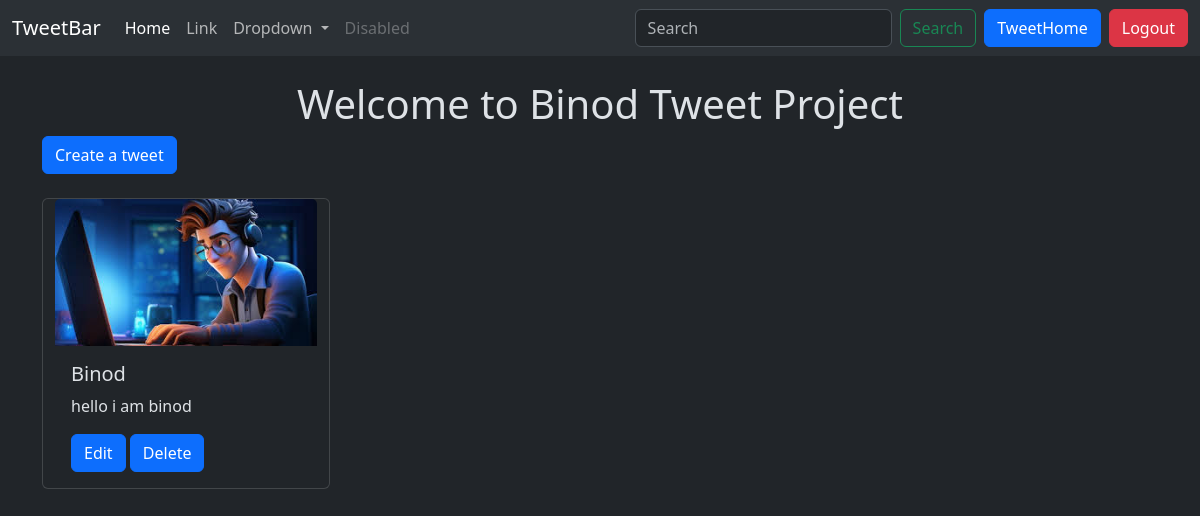
The page /tweet/ (signed in) on the database its author committed.
### tweet/models.py (models this page shows, shortened)
class Tweet(models.Model):
    user=models.ForeignKey(User,on_delete=models.CASCADE)
    text=models.TextField(max_length=300)
    photo=models.ImageField(upload_to='photos/',blank=True,null=True)
    created_at=models.DateTimeField(auto_now_add=True)
    updated_at=models.DateTimeField(auto_now=True)

### tweet/views.py (the view)
# urls.py: path('', views.tweet_list,name='tweet_list'),
def tweet_list(request):
    tweets=Tweet.objects.all().order_by('-created_at')
    return render(request,'tweet_list.html',{
        'tweets':tweets})

### tweet/templates/tweet_list.html (shortened to what this page needs)
{% extends 'layout.html' %}
{% block content %}
<h1 class="text-center mt-4">Welcome to Binod Tweet Project</h1>
<a href="{% url 'tweet_create' %}" class="btn btn-primary mb-4">Create a tweet</a>
<div class="container row gap-3">
    {% for tweet in tweets %}
    <div class="card" style="width: 18rem;">
        <img src="{{tweet.photo.url}}" class="card-img-top" alt="...">
        <div class="card-body">
          <h5 class="card-title">{{tweet.user.username}}</h5>
          <p class="card-text">{{tweet.text}}</p>
          {% if tweet.user == user %}
          <a href="{% url 'tweet_edit' tweet.id %}" class="btn btn-primary">Edit</a>
          <a href="{% url 'tweet_delete' tweet.id %}" class="btn btn-primary">Delete</a>
          {% endif %}
        </div>
    </div>
    {% endfor %}
</div>
{% endblock content %}

### rows shown on the page
Tweet: photo (picture), user.username "Binod", text "hello i am binod", shows "Edit"
